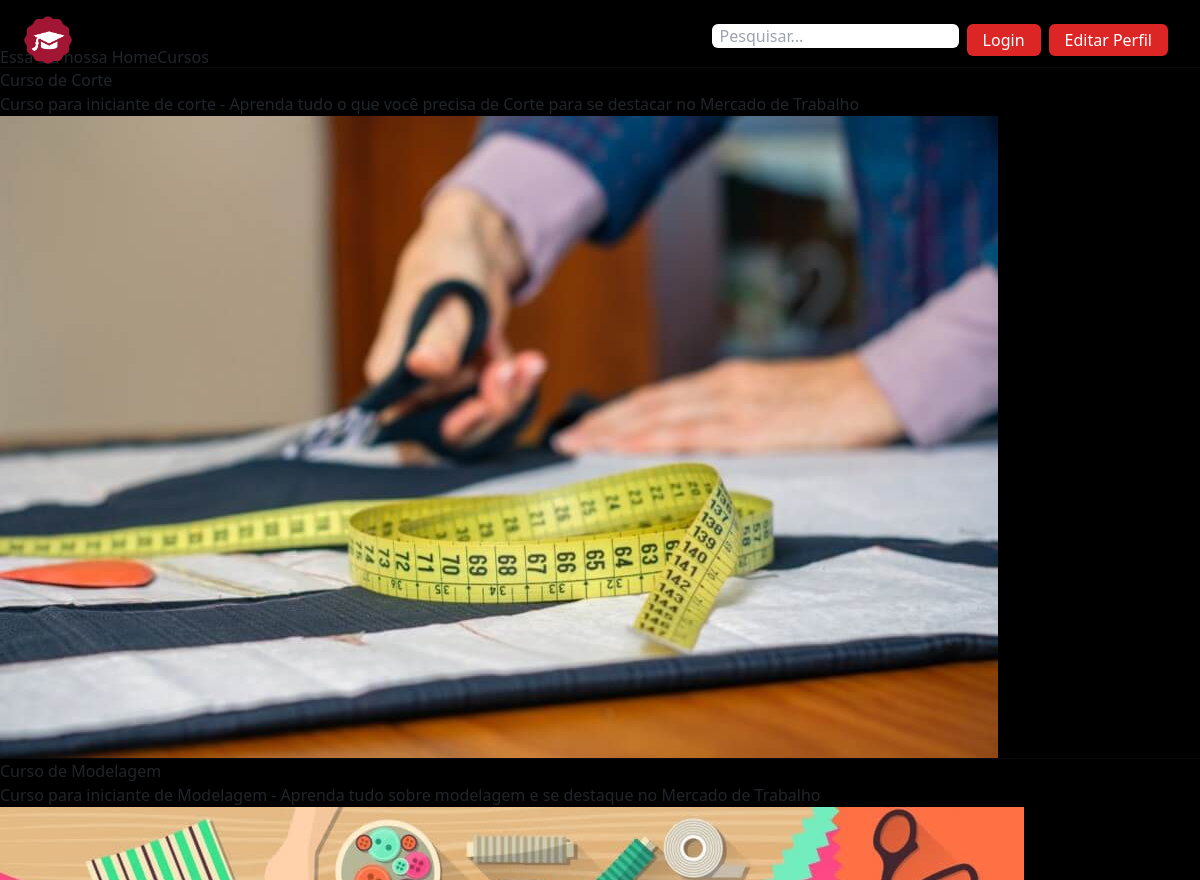
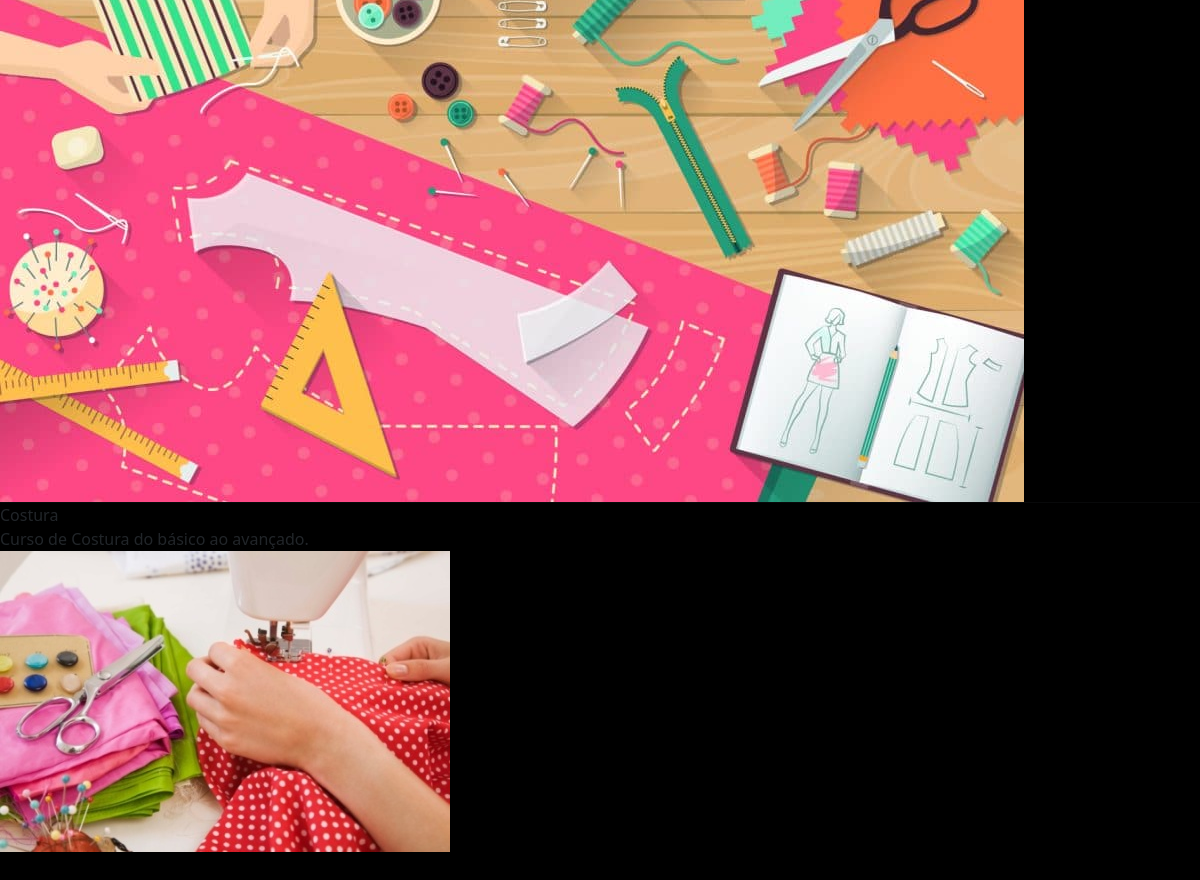
Screenshot of /cursos/ with the database file from the repository (2 pictures, top to bottom).
### curso/models.py (models this page shows, shortened)
class Curso(models.Model):
    titulo = models.CharField(max_length=100)
    thumb = models.ImageField(upload_to='thumb_cursos')
    descricao = models.TextField(max_length=1000)
    categoria = models.CharField(max_length=20, choices=LISTA_CATEGORIAS)
    visualizacoes = models.IntegerField(default=0)
    data_criacao = models.DateTimeField(default=timezone.now)

### curso/views.py (the view)
# urls.py: path('cursos/', Homecursos.as_view(), name='homecursos'),
class Homecursos(ListView):
    template_name = 'homecursos.html'
    model = Curso

### curso/templates/homecursos.html (shortened to what this page needs)
{% extends 'base.html' %}
{% block content %}
<div class="py-12">
    <h1>Essa é a nossa HomeCursos</h1>
    {% for curso in object_list %}
    <hr>
    <a href="{% url 'curso:detalhescurso' curso.pk %}"><p>{{ curso.titulo }}</p></a>
    <p>{{ curso.descricao }}</p>
    <img src="{{ curso.thumb.url }}">
    {% endfor %}
</div>
{% endblock %}

### rows the page displays
Curso: titulo "Curso de Corte", descricao "Curso para iniciante de corte - Aprenda tudo o que você precisa de Corte para se destacar no Mercado de Trabalho", thumb (picture)
Curso: titulo "Curso de Modelagem", descricao "Curso para iniciante de Modelagem - Aprenda tudo sobre modelagem e se destaque no Mercado de Trabalho", thumb (picture)
Curso: titulo "Costura", descricao "Curso de Costura do básico ao avançado.", thumb (picture)
